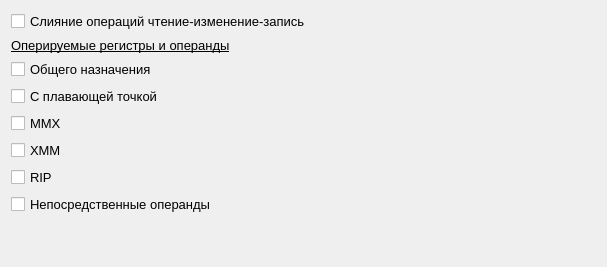
            <widget class="QWidget" name="scrollAreaWidgetContents_5">
             <property name="geometry">
              <rect>
               <x>0</x>
               <y>0</y>
               <width>607</width>
               <height>267</height>
              </rect>
             </property>
             <layout class="QVBoxLayout" name="verticalLayout_10">
              <item>
               <widget class="QCheckBox" name="checkBox_micro_Read_Modify_Write">
                <property name="font">
                 <font>
                  <pointsize>10</pointsize>
                 </font>
                </property>
                <property name="text">
                 <string>Слияние операций чтение-изменение-запись</string>
                </property>
               </widget>
              </item>
              <item>
               <widget class="QLabel" name="label_micro_operated_registers">
                <property name="font">
                 <font>
                  <pointsize>10</pointsize>
                  <underline>true</underline>
                 </font>
                </property>
                <property name="text">
                 <string>Оперируемые регистры и операнды</string>
                </property>
               </widget>
              </item>
              <item>
               <widget class="QCheckBox" name="checkBox_micro_Registers">
                <property name="font">
                 <font>
                  <pointsize>10</pointsize>
                 </font>
                </property>
                <property name="text">
                 <string>Общего назначения</string>
                </property>
               </widget>
              </item>
              <item>
               <widget class="QCheckBox" name="checkBox_micro_Float_Registers">
                <property name="font">
                 <font>
                  <pointsize>10</pointsize>
                 </font>
                </property>
                <property name="text">
                 <string>С плавающей точкой</string>
                </property>
               </widget>
              </item>
              <item>
               <widget class="QCheckBox" name="checkBox_micro_MMX">
                <property name="font">
                 <font>
                  <pointsize>10</pointsize>
                 </font>
                </property>
                <property name="text">
                 <string>MMX</string>
                </property>
               </widget>
              </item>
              <item>
               <widget class="QCheckBox" name="checkBox_micro_XMM">
                <property name="font">
                 <font>
                  <pointsize>10</pointsize>
                 </font>
                </property>
                <property name="text">
                 <string>XMM</string>
                </property>
               </widget>
              </item>
              <item>
               <widget class="QCheckBox" name="checkBox_micro_RIP">
                <property name="font">
                 <font>
                  <pointsize>10</pointsize>
                 </font>
                </property>
                <property name="text">
                 <string>RIP</string>
                </property>
               </widget>
              </item>
              <item>
               <widget class="QCheckBox" name="checkBox_micro_Immediate_Data">
                <property name="font">
                 <font>
                  <pointsize>10</pointsize>
                 </font>
                </property>
                <property name="text">
                 <string>Непосредственные операнды</string>
                </property>
               </widget>
              </item>
              <item>
               <spacer name="verticalSpacer_3">
                <property name="orientation">
                 <enum>Qt::Vertical</enum>
                </property>
                <property name="sizeType">
                 <enum>QSizePolicy::Expanding</enum>
                </property>
                <property name="sizeHint" stdset="0">
                 <size>
                  <width>20</width>
                  <height>40</height>
                 </size>
                </property>
               </spacer>
              </item>
             </layout>
            </widget>
